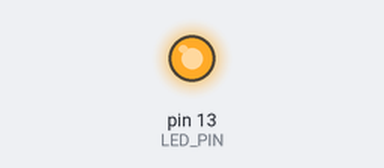
This sketch was run on a simulated Arduino Uno, built with avr-gcc and run on an emulated ATmega328P. Shown: output pins drawn as LEDs (lit = HIGH).

Above: at 1.3 s.
At 5.3 s:
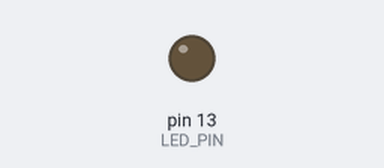
Timing chart, 0 to 5.7 s (numbered marks = the images above):
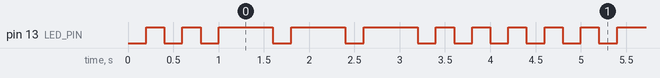

The sketch:

ex03.ino
```cpp
#define LED_PIN 13
const int dot=200, dash=600, gap=200, endGap=2000;
int sos[]={0,0,0,1,1,1,0,0,0};
int i=0; unsigned long t=0; bool on=0;
void setup(){pinMode(LED_PIN,OUTPUT);t=millis();}
void loop(){
  unsigned long now=millis();
  int dur = (sos[i]==0) ? dot : dash;
  if(on){
    if(now-t>=dur){on=0;t=now;digitalWrite(LED_PIN,0);}
  }else{
    if(now-t>=gap){
      i++;
      if(i>=9){i=0;t=now+endGap;}
      else{on=1;t=now;digitalWrite(LED_PIN,1);}
    }
  }
}//优化逻辑//最终版本
```

Measured:
- by itself, pin 13 (LED_PIN): repeats every 4.4 s: LOW 0.20 s, HIGH 0.20 s, 3 × (LOW 0.20 s, HIGH 0.60 s), 4 × (LOW 0.20 s, HIGH 0.20 s)
- by itself, everything shown: repeats every 4.4 s, in 16 steps
